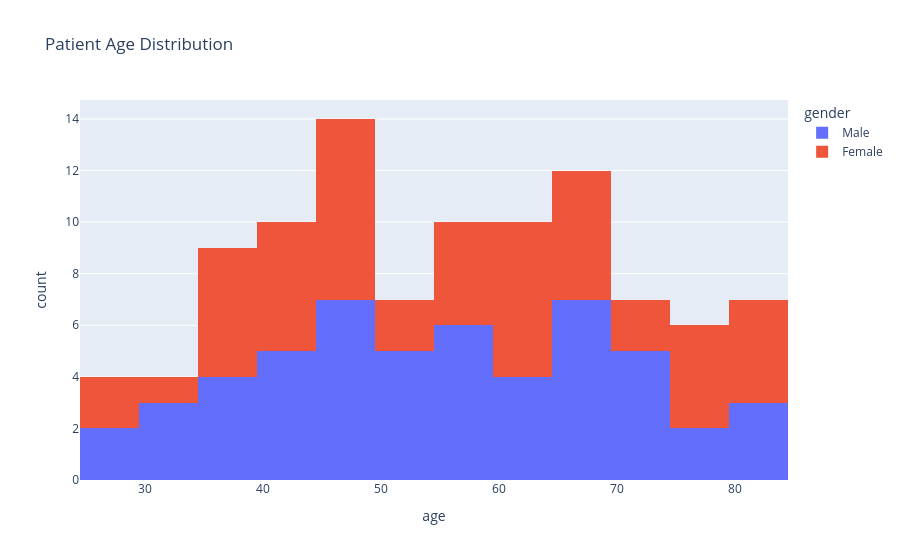
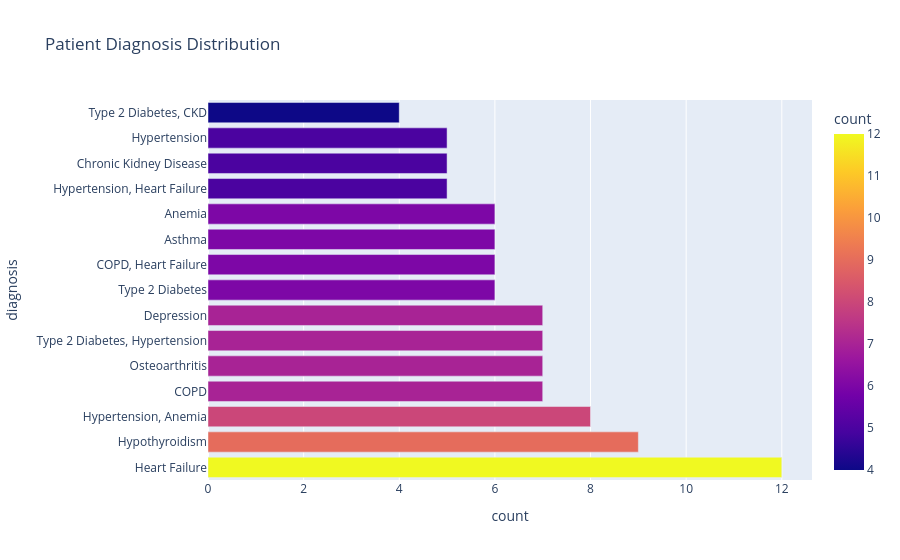
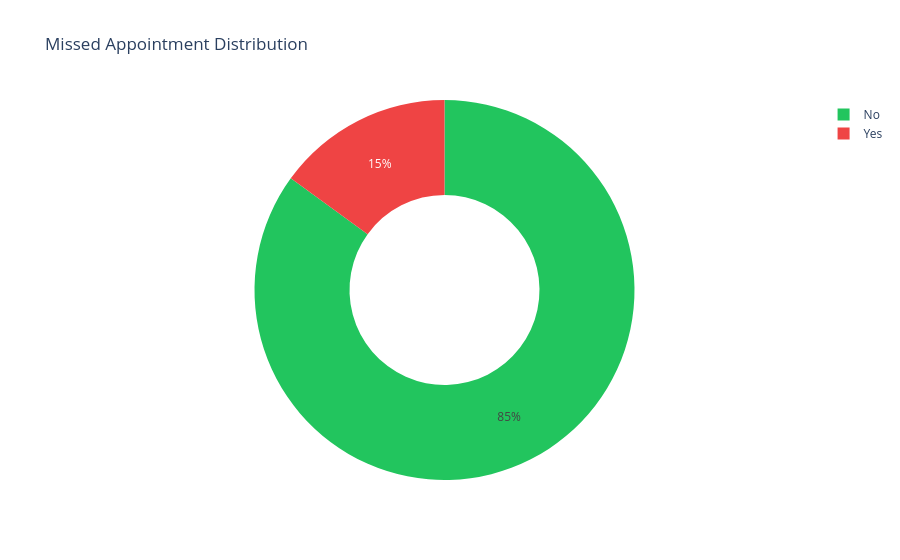
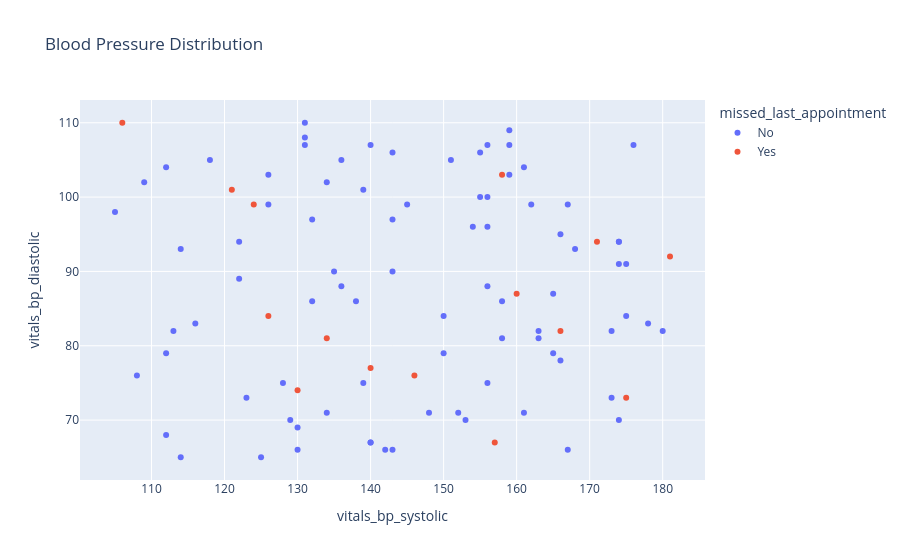

These figures' notebook cell, in order:
### Markdown cell above
Exploratory data visualizations

### Code cell
px.histogram(
    df, x="age", color="gender", nbins=15,
    title="Patient Age Distribution"
).show()

px.bar(
    df["diagnosis"].value_counts().reset_index(),
    x="count", y="diagnosis", orientation="h",
    color="count", title="Patient Diagnosis Distribution"
).show()

px.pie(
    df, names="missed_last_appointment", hole=0.5,
    title="Missed Appointment Distribution",
    color="missed_last_appointment",
    color_discrete_map={"Yes": "#EF4444", "No": "#22C55E"}
).show()

px.scatter(
    df, x="vitals_bp_systolic", y="vitals_bp_diastolic",
    color="missed_last_appointment",
    hover_data=["patient_id", "diagnosis"],
    title="Blood Pressure Distribution"
).show()

px.box(
    df, x="missed_last_appointment",
    y="days_since_last_visit",
    color="missed_last_appointment",
    title="Visit Gap vs Missed Appointments"
).show()

### Figure 1 — Plotly figure (JSON) as saved in the notebook; plotly's stock layout.template omitted (floating-point values rounded to 4 significant figures)
{"data": [{"bingroup": "x", "hovertemplate": "gender=Male<br>age=%{x}<br>count=%{y}<extra></extra>", "legendgroup": "Male", "marker": {"color": "#636efa", "pattern": {"shape": ""}}, "name": "Male", "nbinsx": 15, "orientation": "v", "showlegend": true, "type": "histogram", "x": [68, 29, 45, 51, 45, 36, 59, 40, 43, 73, 74, 69, 52, 82, 65, 34, 44, 63, 79, 47, 66, 55, 46, 58, 69, 82, 68, 62, 62, 75, 47, 63, 35, 30, 49, 37, 68, 55, 56, 70, 35, 57, 80, 52, 74, 52, 46, 28, 44, 30, 54, 70, 41], "xaxis": "x", "yaxis": "y"}, {"bingroup": "x", "hovertemplate": "gender=Female<br>age=%{x}<br>count=%{y}<extra></extra>", "legendgroup": "Female", "marker": {"color": "#EF553B", "pattern": {"shape": ""}}, "name": "Female", "nbinsx": 15, "orientation": "v", "showlegend": true, "type": "histogram", "x": [34, 68, 57, 66, 46, 38, 61, 36, 62, 40, 44, 81, 60, 68, 77, 71, 53, 46, 81, 42, 81, 52, 36, 72, 69, 39, 45, 79, 47, 66, 77, 58, 55, 61, 48, 61, 37, 63, 82, 43, 46, 40, 46, 75, 28, 29, 56], "xaxis": "x", "yaxis": "y"}], "layout": {"barmode": "relative", "legend": {"title": {"text": "gender"}, "tracegroupgap": 0}, "title": {"text": "Patient Age Distribution"}, "xaxis": {"anchor": "y", "domain": [0, 1], "title": {"text": "age"}}, "yaxis": {"anchor": "x", "domain": [0, 1], "title": {"text": "count"}}}}

### Figure 2 — Plotly figure (JSON) as saved in the notebook; plotly's stock layout.template omitted (floating-point values rounded to 4 significant figures)
{"data": [{"hovertemplate": "count=%{marker.color}<br>diagnosis=%{y}<extra></extra>", "legendgroup": "", "marker": {"color": [12, 9, 8, 7, 7, 7, 7, 6, 6, 6, 6, 5, 5, 5, 4], "coloraxis": "coloraxis", "pattern": {"shape": ""}}, "name": "", "orientation": "h", "showlegend": false, "textposition": "auto", "type": "bar", "x": [12, 9, 8, 7, 7, 7, 7, 6, 6, 6, 6, 5, 5, 5, 4], "xaxis": "x", "y": ["Heart Failure", "Hypothyroidism", "Hypertension, Anemia", "COPD", "Osteoarthritis", "Type 2 Diabetes, Hypertension", "Depression", "Type 2 Diabetes", "COPD, Heart Failure", "Asthma", "Anemia", "Hypertension, Heart Failure", "Chronic Kidney Disease", "Hypertension", "Type 2 Diabetes, CKD"], "yaxis": "y"}], "layout": {"barmode": "relative", "coloraxis": {"colorbar": {"title": {"text": "count"}}, "colorscale": [[0, "#0d0887"], [0.1111, "#46039f"], [0.2222, "#7201a8"], [0.3333, "#9c179e"], [0.4444, "#bd3786"], [0.5556, "#d8576b"], [0.6667, "#ed7953"], [0.7778, "#fb9f3a"], [0.8889, "#fdca26"], [1, "#f0f921"]]}, "legend": {"tracegroupgap": 0}, "title": {"text": "Patient Diagnosis Distribution"}, "xaxis": {"anchor": "y", "domain": [0, 1], "title": {"text": "count"}}, "yaxis": {"anchor": "x", "domain": [0, 1], "title": {"text": "diagnosis"}}}}

### Figure 3 — Plotly figure (JSON) as saved in the notebook; plotly's stock layout.template omitted (floating-point values rounded to 4 significant figures)
{"data": [{"customdata": [["No"], ["No"], ["No"], ["No"], ["No"], ["No"], ["No"], ["No"], ["No"], ["No"], ["No"], ["No"], ["No"], ["No"], ["No"], ["No"], ["No"], ["Yes"], ["No"], ["No"], ["No"], ["No"], ["No"], ["No"], ["No"], ["No"], ["No"], ["No"], ["No"], ["No"], ["Yes"], ["No"], ["No"], ["No"], ["No"], ["Yes"], ["No"], ["No"], ["No"], ["No"], ["Yes"], ["No"], ["Yes"], ["No"], ["No"], ["No"], ["No"], ["No"], ["No"], ["No"], ["No"], ["No"], ["No"], ["No"], ["No"], ["No"], ["No"], ["Yes"], ["No"], ["No"], ["No"], ["Yes"], ["Yes"], ["No"], ["No"], ["Yes"], ["No"], ["No"], ["Yes"], ["Yes"], ["No"], ["No"], ["No"], ["No"], ["No"], ["Yes"], ["No"], ["No"], ["No"], ["No"], ["Yes"], ["No"], ["No"], ["No"], ["No"], ["No"], ["No"], ["No"], ["No"], ["No"], ["No"], ["No"], ["No"], ["No"], ["No"], ["No"], ["No"], ["Yes"], ["Yes"], ["No"]], "domain": {"x": [0, 1], "y": [0, 1]}, "hole": 0.5, "hovertemplate": "missed_last_appointment=%{customdata[0]}<extra></extra>", "labels": ["No", "No", "No", "No", "No", "No", "No", "No", "No", "No", "No", "No", "No", "No", "No", "No", "No", "Yes", "No", "No", "No", "No", "No", "No", "No", "No", "No", "No", "No", "No", "Yes", "No", "No", "No", "No", "Yes", "No", "No", "No", "No", "Yes", "No", "Yes", "No", "No", "No", "No", "No", "No", "No", "No", "No", "No", "No", "No", "No", "No", "Yes", "No", "No", "No", "Yes", "Yes", "No", "No", "Yes", "No", "No", "Yes", "Yes", "No", "No", "No", "No", "No", "Yes", "No", "No", "No", "No", "Yes", "No", "No", "No", "No", "No", "No", "No", "No", "No", "No", "No", "No", "No", "No", "No", "No", "Yes", "Yes", "No"], "legendgroup": "", "marker": {"colors": ["#22C55E", "#22C55E", "#22C55E", "#22C55E", "#22C55E", "#22C55E", "#22C55E", "#22C55E", "#22C55E", "#22C55E", "#22C55E", "#22C55E", "#22C55E", "#22C55E", "#22C55E", "#22C55E", "#22C55E", "#EF4444", "#22C55E", "#22C55E", "#22C55E", "#22C55E", "#22C55E", "#22C55E", "#22C55E", "#22C55E", "#22C55E", "#22C55E", "#22C55E", "#22C55E", "#EF4444", "#22C55E", "#22C55E", "#22C55E", "#22C55E", "#EF4444", "#22C55E", "#22C55E", "#22C55E", "#22C55E", "#EF4444", "#22C55E", "#EF4444", "#22C55E", "#22C55E", "#22C55E", "#22C55E", "#22C55E", "#22C55E", "#22C55E", "#22C55E", "#22C55E", "#22C55E", "#22C55E", "#22C55E", "#22C55E", "#22C55E", "#EF4444", "#22C55E", "#22C55E", "#22C55E", "#EF4444", "#EF4444", "#22C55E", "#22C55E", "#EF4444", "#22C55E", "#22C55E", "#EF4444", "#EF4444", "#22C55E", "#22C55E", "#22C55E", "#22C55E", "#22C55E", "#EF4444", "#22C55E", "#22C55E", "#22C55E", "#22C55E", "#EF4444", "#22C55E", "#22C55E", "#22C55E", "#22C55E", "#22C55E", "#22C55E", "#22C55E", "#22C55E", "#22C55E", "#22C55E", "#22C55E", "#22C55E", "#22C55E", "#22C55E", "#22C55E", "#22C55E", "#EF4444", "#EF4444", "#22C55E"]}, "name": "", "showlegend": true, "type": "pie"}], "layout": {"legend": {"tracegroupgap": 0}, "title": {"text": "Missed Appointment Distribution"}}}

### Figure 4 — Plotly figure (JSON) as saved in the notebook; plotly's stock layout.template omitted (floating-point values rounded to 4 significant figures; data arrays with more than 128 entries replaced by an {"elided": "..."} marker saying what was removed)
{"data": [{"customdata": {"elided": "85x2 str values"}, "hovertemplate": "missed_last_appointment=No<br>vitals_bp_systolic=%{x}<br>vitals_bp_diastolic=%{y}<br>patient_id=%{customdata[0]}<br>diagnosis=%{customdata[1]}<extra></extra>", "legendgroup": "No", "marker": {"color": "#636efa", "symbol": "circle"}, "mode": "markers", "name": "No", "orientation": "v", "showlegend": true, "type": "scatter", "x": [174, 174, 132, 153, 134, 126, 112, 155, 156, 159, 173, 118, 167, 173, 156, 134, 140, 148, 114, 166, 176, 112, 135, 131, 114, 136, 175, 131, 140, 131, 108, 165, 113, 105, 143, 143, 132, 154, 161, 136, 145, 174, 150, 156, 122, 158, 130, 126, 130, 159, 151, 180, 129, 116, 163, 178, 156, 112, 125, 168, 139, 165, 156, 174, 175, 166, 158, 162, 161, 138, 167, 143, 128, 163, 159, 142, 150, 109, 139, 155, 152, 143, 122, 140, 123], "xaxis": "x", "y": [70, 91, 86, 70, 71, 99, 79, 106, 88, 103, 82, 105, 66, 73, 107, 102, 107, 71, 93, 78, 107, 68, 90, 107, 65, 88, 84, 110, 67, 108, 76, 79, 82, 98, 97, 90, 97, 96, 104, 105, 99, 94, 84, 75, 94, 81, 66, 103, 69, 107, 105, 82, 70, 83, 82, 83, 96, 104, 65, 93, 101, 87, 100, 94, 91, 95, 86, 99, 71, 86, 99, 66, 75, 81, 109, 66, 79, 102, 75, 100, 71, 106, 89, 67, 73], "yaxis": "y"}, {"customdata": [["P0018", "Heart Failure"], ["P0031", "Chronic Kidney Disease"], ["P0036", "Type 2 Diabetes"], ["P0041", "Hypertension"], ["P0043", "Hypertension, Anemia"], ["P0058", "Heart Failure"], ["P0062", "Asthma"], ["P0063", "Hypertension"], ["P0066", "Type 2 Diabetes, CKD"], ["P0069", "Type 2 Diabetes"], ["P0070", "Osteoarthritis"], ["P0076", "Depression"], ["P0081", "Hypothyroidism"], ["P0098", "Heart Failure"], ["P0099", "Type 2 Diabetes, Hypertension"]], "hovertemplate": "missed_last_appointment=Yes<br>vitals_bp_systolic=%{x}<br>vitals_bp_diastolic=%{y}<br>patient_id=%{customdata[0]}<br>diagnosis=%{customdata[1]}<extra></extra>", "legendgroup": "Yes", "marker": {"color": "#EF553B", "symbol": "circle"}, "mode": "markers", "name": "Yes", "orientation": "v", "showlegend": true, "type": "scatter", "x": [160, 124, 181, 130, 171, 146, 166, 106, 158, 134, 126, 175, 157, 140, 121], "xaxis": "x", "y": [87, 99, 92, 74, 94, 76, 82, 110, 103, 81, 84, 73, 67, 77, 101], "yaxis": "y"}], "layout": {"legend": {"title": {"text": "missed_last_appointment"}, "tracegroupgap": 0}, "title": {"text": "Blood Pressure Distribution"}, "xaxis": {"anchor": "y", "domain": [0, 1], "title": {"text": "vitals_bp_systolic"}}, "yaxis": {"anchor": "x", "domain": [0, 1], "title": {"text": "vitals_bp_diastolic"}}}}
